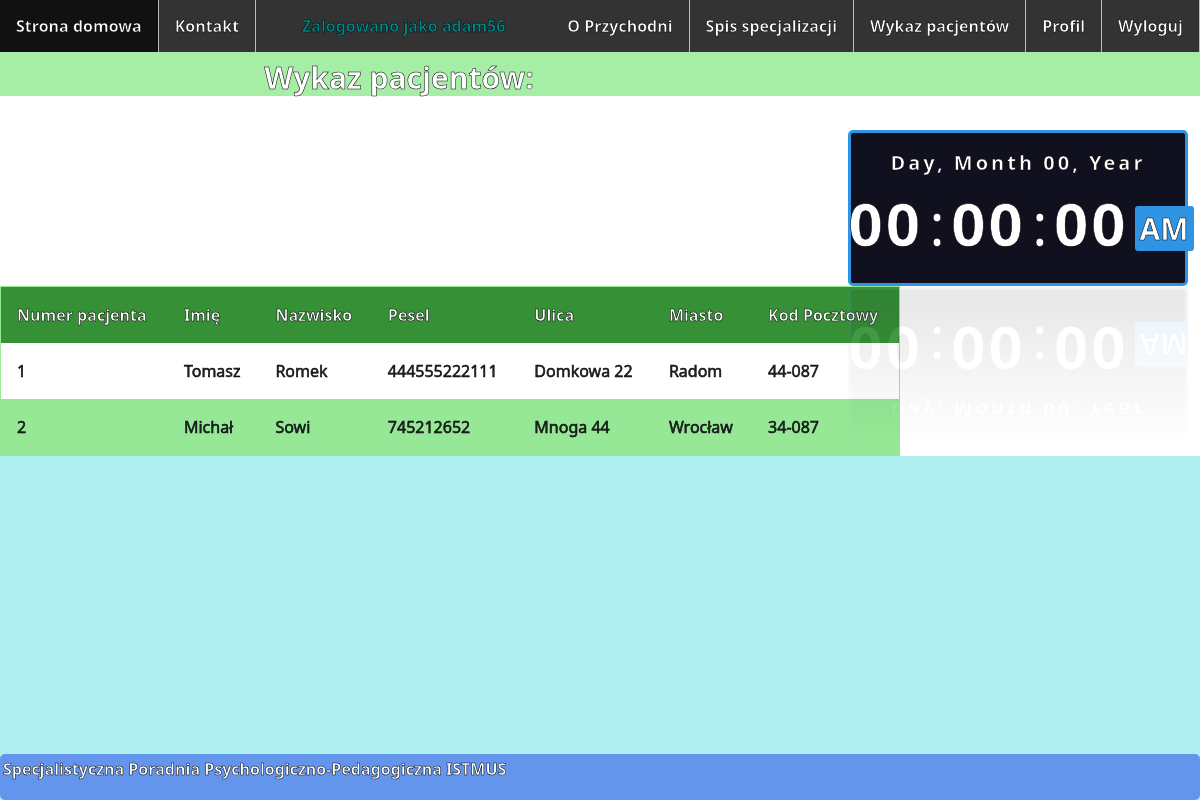
/wykazPacjentow/ (signed in), run on the app's committed database.
### Przychodnia/models.py (models this page shows, shortened)
class Customer(models.Model):
    user = models.OneToOneField(User, null=True, blank=True, on_delete=models.CASCADE)
    USER_TYPES = (('ADM', 'Administrator'), ('DOC', 'Lekarz'), ('PAT', 'Pacjent'))
    userType = models.CharField(max_length=3, choices=USER_TYPES, default='PAT')
    pesel = models.IntegerField(unique=True)
    name = models.CharField(max_length=20)
    surname = models.CharField(max_length=40)
    telephoneNumber = models.IntegerField(blank=True)
    street = models.CharField(max_length=40)
    city = models.CharField(max_length=40)
    zipCode = models.CharField(max_length=6)

### Przychodnia/views.py (the view)
# urls.py: path('wykazPacjentow/', views.patientsList, name='patientsList'),
@login_required
def patientsList(request):
    reqUserType = get_object_or_404(Customer, user=request.user, userType='DOC')
    if reqUserType:
        patients = Customer.objects.filter(userType='PAT')
        return render(request, 'patientsList.html',
                      {'patients': patients})

### templates/patientsList.html (shortened to what this page needs)
{% extends 'base.html' %}
{% load bootstrap %}
{% block content %}
    <h1 id="nagłówek">Wykaz pacjentów:</h1>
    <table>
        <tr>
            <th>Numer pacjenta</th>
            <th>Imię</th>
            <th>Nazwisko</th>
            <th>Pesel</th>
            <th>Ulica</th>
            <th>Miasto</th>
            <th>Kod Pocztowy</th>
        </tr>
        {% for patient in patients %}
            <tr>
                <td>{{ forloop.counter }}</td>
                <td>{{ patient.name }}</td>
                <td>{{ patient.surname }}</td>
                <td>{{ patient.pesel }}</td>
                <td>{{ patient.street }}</td>
                <td>{{ patient.city }}</td>
                <td>{{ patient.zipCode }}</td>
            </tr>
        {% endfor %}
    </table>
{% endblock content %}

### templates/base.html (shortened to what this page needs)
<!DOCTYPE html>
<html lang="en">
<head>
    {% load static %}
    <link rel="stylesheet" type="text/css" href="{% static 'styles/style.css' %}"/>
    <link href="https://cdn.jsdelivr.net/npm/bootstrap@5.2.0-beta1/dist/css/bootstrap.min.css" rel="stylesheet"
>
</head>
<body onload="initClock()">
<header>
    <ul id="ul">
        <li id="li"><a id="a" href="{% url 'homepage' %}">Strona domowa</a></li>
        <li id="li"><a id="a" href="{% url 'contact' %}">Kontakt</a></li>
        {% if user.is_authenticated %}
            <li id="li" style="float:right"><a id="a" href="{% url 'logout' %}">Wyloguj</a></li>
            <li id="li" style="float:right"><a id="a" href="{% url 'profile' %}">Profil</a></li>
            {% if user.customer.userType == 'DOC' %}
                <li id="li" style="float:right"><a id="a" href="{% url 'patientsList' %}">Wykaz
                    pacjentów</a></li>
            {% endif %}
            <li id="li" style="float:right"><a id="a" href="{% url 'doctorsList' %}">Spis specjalizacji</a></li>
        {% endif %}
        <li id="li" style="float:right"><a id="a" href="{% url 'about' %}">O Przychodni</a></li>
        {% if user.is_authenticated %}
            <li id="username">Zalogowano jako {{ user.username }}</li>
        {% endif %}
    </ul>
</header>
<aside style="float: right">
    <div style="margin-top: 10vh; margin-right: 1vw" class="datetime">
        <div class="date">
            <span id="dayname">Day</span>,
            <span id="month">Month</span>
            <span id="daynum">00</span>,
            <span id="year">Year</span>
        </div>
        <div class="time">
            <span id="hour">00</span>:
            <span id="minutes">00</span>:
            <span id="seconds">00</span>
            <span id="period">AM</span>
        </div>
    </div>
</aside>
{% block content %}{% endblock content %}
<footer>
    <p>Specjalistyczna Poradnia Psychologiczno-Pedagogiczna ISTMUS</p>
</footer>
</body>
</html>

### Przychodnia/static/styles/style.css (style rules this page uses)
header { height: auto; }
html { background-color: paleturquoise; -webkit-text-stroke: 0.5px black; background-size: cover; }
#ul { list-style-type: none; margin: 0; padding: 0; overflow: hidden; background-color: #333; position: fixed; top: 0; width: 100%; }
#li { float: left; }
li a { display: block; color: white; text-align: center; padding: 14px 16px; text-decoration: none; font-weight: bold; -webkit-text-stroke: 0.5px black; }
#li #a { display: block; color: white; text-align: center; padding: 14px 16px; text-decoration: none; font-weight: bold; }
li { border-right: 1px solid #bbb; }
li:last-child { border-right: none; }
#li { border-right: 1px solid #bbb; }
#nagłówek { color: white !important; padding-top: 10px; font-size: 30px; font-weight: bold; text-align: center; margin-left: -50px; margin-top: 50px; background-color: #a6eea6; }
footer { text-align: left; padding: 3px; background-color: cornflowerblue; display: block; color: white; position: fixed; left: 0; bottom: 0; width: 100%; font-weight: bold; border-radius: 5px; -webkit-text-stroke: 0.5px black; }
#username { display: block; color: darkcyan; text-align: center; padding: 14px 16px; text-decoration: none; font-weight: bold; }
* { box-sizing: border-box; }
table { border-collapse: collapse; border-spacing: 0; width: 75%; border: 1px solid #96e796; margin-bottom: 10vh; }
th { background-color: #369136; color: white; }
th, td { text-align: left; padding: 16px; }
tr:nth-child(odd) { background-color: #96e796; }
.datetime { color: #fff; background: #10101E; font-family: "Segoe UI", sans-serif; width: 340px; padding: 15px 10px; border: 3px solid #2E94E3; border-radius: 5px; -webkit-box-reflect: below 1px linear-gradient(transparent, rgba(255, 255, 255, 0.1)); transition: 0.5s; transition-property: background, box-shadow; }
.date { font-size: 20px; font-weight: 600; text-align: center; letter-spacing: 3px; }
.time { font-size: 60px; display: flex; justify-content: center; align-items: center; }
.time span:not(:last-child) { position: relative; margin: 0 6px; font-weight: 600; text-align: center; letter-spacing: 3px; }
.time span:last-child { background: #2E94E3; font-size: 30px; font-weight: 600; text-transform: uppercase; margin-top: 10px; padding: 0 5px; border-radius: 3px; }

### data on the page
Customer: name "Tomasz", surname "Romek", pesel "444555222111", street "Domkowa 22", city "Radom", zipCode "44-087"
Customer: name "Michał", surname "Sowi", pesel "745212652", street "Mnoga 44", city "Wrocław", zipCode "34-087"

### other printed values
{{ user.username }} "adam56"
